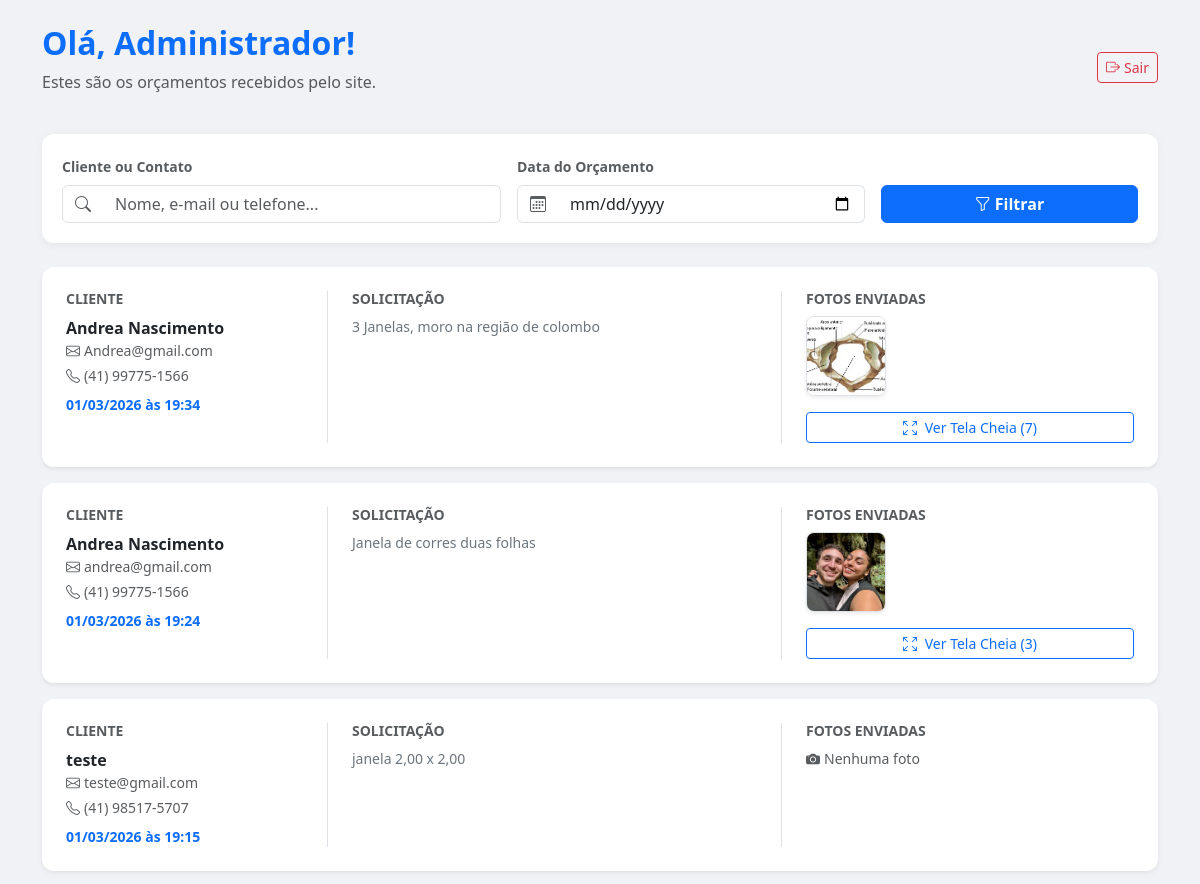
Before: /processa_contato.php (signed in, upper part) with the older database file.
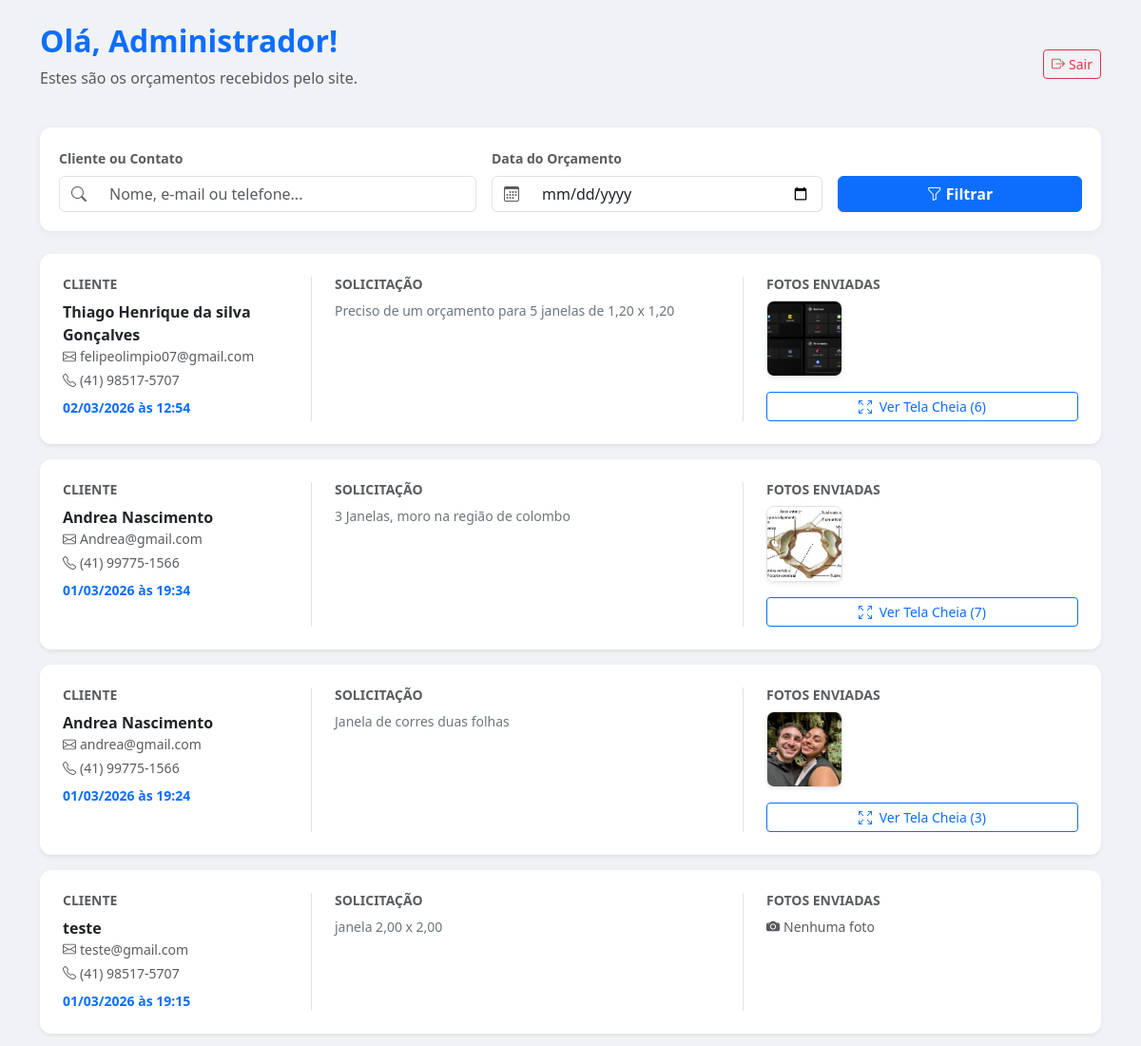
After: the same page with the newer database file.
### tables this page shows
CREATE TABLE `contatos` (
  `id` int(11) NOT NULL,
  `nome_completo` varchar(150) NOT NULL,
  `email` varchar(100) NOT NULL,
  `telefone` varchar(20) NOT NULL,
  `mensagem` text DEFAULT NULL,
  `foto_caminho` varchar(255) DEFAULT NULL,
  `data_envio` timestamp NOT NULL DEFAULT current_timestamp()
);

### processa_contato.php (the view, shortened to what this page needs)
<?php
require_once 'config.php';
$filtro_texto = $_GET['filtro_texto'] ?? '';
$filtro_data  = $_GET['filtro_data'] ?? '';
$sql = "SELECT * FROM contatos WHERE 1=1";
$sql .= " ORDER BY data_envio DESC";
$stmt_view = $conn->prepare($sql);
$stmt_view->execute();
$resultado = $stmt_view->get_result();
?>
<!DOCTYPE html>
<html lang="pt-br">
<head>
    <link href="https://cdn.jsdelivr.net/npm/bootstrap@5.3.0/dist/css/bootstrap.min.css" rel="stylesheet">
    <link rel="stylesheet" href="https://cdn.jsdelivr.net/npm/bootstrap-icons@1.11.1/font/bootstrap-icons.css">
</head>
<body class="py-4">
<div class="container">
    <div class="d-flex justify-content-between align-items-center mb-4">
        <div>
            <h2 class="fw-bold text-primary">Olá, <?php echo htmlspecialchars($_SESSION['user_nome'] ?? 'Admin'); ?>!</h2>
            <p class="text-muted">Estes são os orçamentos recebidos pelo site.</p>
        </div>
        <a href="login.php" class="btn btn-outline-danger btn-sm"><i class="bi bi-box-arrow-right me-1"></i>Sair</a>
    </div>
    <div class="filtro-container mb-4">
        <form method="GET" action="processa_contato.php" class="row g-3 align-items-end">
            <div class="col-md-5">
                <label class="form-label text-muted small fw-bold">Cliente ou Contato</label>
                <div class="input-group">
                    <span class="input-group-text bg-white"><i class="bi bi-search text-muted"></i></span>
                    <input type="text" name="filtro_texto" class="form-control border-start-0"
                           placeholder="Nome, e-mail ou telefone..."
                           value="<?php echo htmlspecialchars($filtro_texto); ?>">
                </div>
            </div>
            <div class="col-md-4">
                <label class="form-label text-muted small fw-bold">Data do Orçamento</label>
                <div class="input-group">
                    <span class="input-group-text bg-white"><i class="bi bi-calendar3 text-muted"></i></span>
                    <input type="date" name="filtro_data" class="form-control border-start-0"
                           value="<?php echo htmlspecialchars($filtro_data); ?>">
                </div>
            </div>
            <div class="col-md-3 d-flex gap-2">
                <button type="submit" class="btn btn-primary w-100 fw-bold"><i class="bi bi-funnel me-1"></i>Filtrar</button>
            </div>
        </form>
    </div>
    <div class="row">
        <?php if($resultado->num_rows > 0): ?>
            <?php while($row = $resultado->fetch_assoc()): ?>
            <div class="col-12 mb-3">
                <div class="card shadow-sm card-orcamento">
                    <div class="card-body p-4">
                        <div class="row">
                            <div class="col-md-3">
                                <h6 class="text-muted small fw-bold">CLIENTE</h6>
                                <p class="mb-0 fw-bold"><?php echo htmlspecialchars($row['nome_completo']); ?></p>
                                <small class="text-muted d-block mb-1"><i class="bi bi-envelope me-1"></i><?php echo htmlspecialchars($row['email']); ?></small>
                                <small class="text-muted d-block mb-1"><i class="bi bi-telephone me-1"></i><?php echo htmlspecialchars($row['telefone']); ?></small>
                                <small class="text-primary fw-bold mt-2 d-block"><?php echo date('d/m/Y \à\s H:i', strtotime($row['data_envio'])); ?></small>
                            </div>
                            <div class="col-md-5 border-start border-end px-4">
                                <h6 class="text-muted small fw-bold">SOLICITAÇÃO</h6>
                                <p class="small mb-0 text-secondary"><?php echo nl2br(htmlspecialchars($row['mensagem'])); ?></p>
                            </div>
                            <div class="col-md-4 ps-4">
                                <h6 class="text-muted small fw-bold">FOTOS ENVIADAS</h6>
                                <div class="d-flex flex-wrap gap-2 mt-2">
                                    <?php
                                    $fotos_array = array_filter(explode(',', $row['foto_caminho']));
                                    $total_fotos = count($fotos_array);
                                    if($total_fotos > 0) {
                                        $primeira_foto = trim($fotos_array[0]);
                                        echo "<div class='position-relative' data-bs-toggle='modal' data-bs-target='#modalGaleria{$row['id']}' style='cursor:pointer;'>
                                                <img src='uploads/{$primeira_foto}' class='foto-miniatura border shadow-sm'>
                                              </div>";
                                        echo "<button class='btn btn-sm btn-outline-primary mt-2 d-block w-100' data-bs-toggle='modal' data-bs-target='#modalGaleria{$row['id']}'>
                                                <i class='bi bi-arrows-fullscreen me-1'></i> Ver Tela Cheia ({$total_fotos})
                                              </button>";
                                    } else {
                                        echo "<span class='text-muted small italic'><i class='bi bi-camera-fill me-1'></i>Nenhuma foto</span>";
                                    }
                                    ?>
                                </div>
                            </div>
                        </div>
                    </div>
                </div>
                </div>
            <?php endwhile; ?>
        <?php endif; ?>
    </div>
</div>
</body>
</html>

### processa_contato.php (style rules this page uses)
body { background-color: #f0f2f5; }
.card-orcamento { border: none; border-radius: 12px; transition: 0.3s; }
.foto-miniatura { width: 80px; height: 80px; object-fit: cover; border-radius: 8px; cursor: pointer; transition: 0.2s; }
.filtro-container { background: #fff; border-radius: 12px; padding: 20px; box-shadow: 0 2px 10px rgba(0,0,0,0.05); }

Changed rows visible on the page:
added contatos: nome_completo "Thiago Henrique da silva Gonçalves", email "felipeolimpio07@gmail.com", telefone "(41) 98517-5707", data_envio "02/03/2026 às 12:54", mensagem "Preciso de um orçamento para 5 janelas de 1,20 x 1,20", shows a picture, foto_caminho "6"
